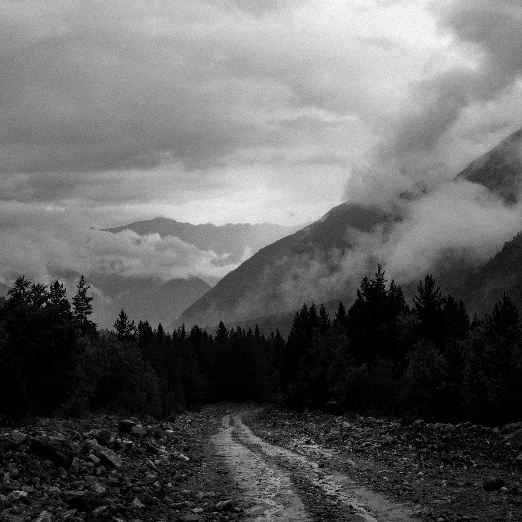
#> input picture DIP/img1.png, 522 x 522 px, given in place of img1.jpg, which was not available
$ jupyter execute experiment_09.ipynb
#> lines starting #> are read from the running program, lines starting #| are printed output that depends on the picture; pictures that were not available may be replaced by others from this repository, and a replacement may not be noted
[cell 1]
import matplotlib.pyplot as plt
import numpy as np
import cv2
import math

grayA=cv2.imread('img1.jpg')
#> grayA is the input picture: shape (522, 522, 3); mean B, G, R 98.8, 98.8, 98.8
grayB=cv2.imread('img2.jpg')
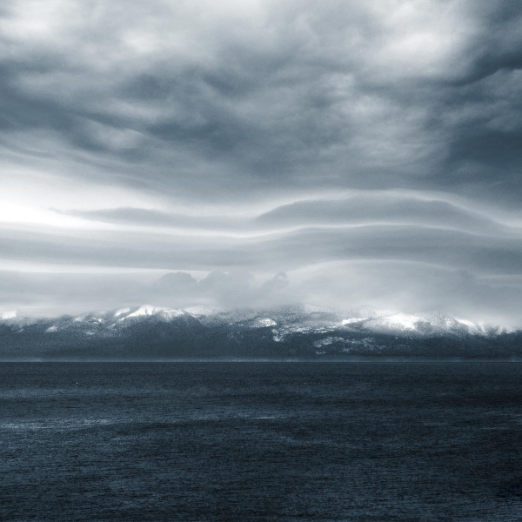
#> input picture DIP/img2.png, 522 x 522 px, given in place of img2.jpg, which was not available
#> grayB is the input picture: shape (522, 522, 3); mean B, G, R 135.4, 125.8, 113.2


f= np.fft.fft2(grayA)
fshift1 = np.fft.fftshift(f)
phase_spectrumA = np.angle(fshift1)
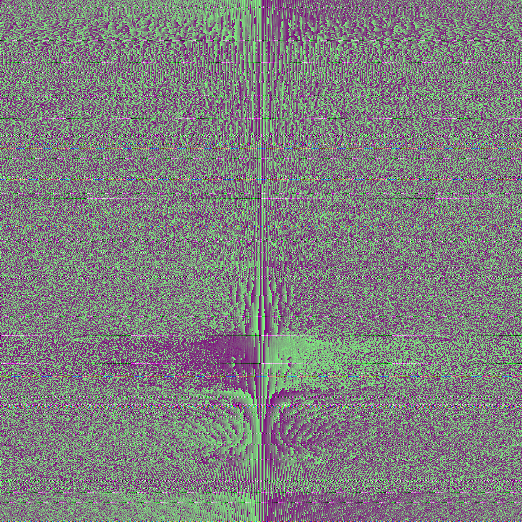
#> phase_spectrumA: shape (522, 522, 3) float64; mean of channels 0, 1, 2 0.00253, 0.000116, 0.00297; drawn with min black and max white
magnitude_spectrumA = 20*np.log(np.abs(fshift1))
#> magnitude_spectrumA: shape (522, 522, 3) float64; 59.77% of the values are NaN or infinite; the others: min -723.5, max 252.9, mean 101.5

f2 = np.fft.fft2(grayB)
fshift2 = np.fft.fftshift(f2)
phase_spectrumB = np.angle(fshift2)
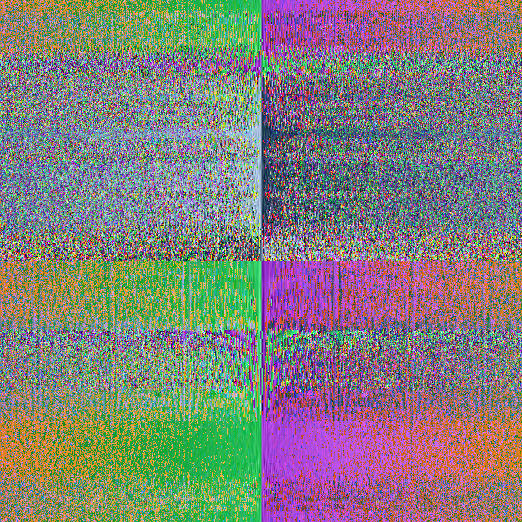
#> phase_spectrumB: shape (522, 522, 3) float64; mean of channels 0, 1, 2 -0.0738, 0.000171, 0.0738; drawn with min black and max white
magnitude_spectrumB = 20*np.log(np.abs(fshift2))
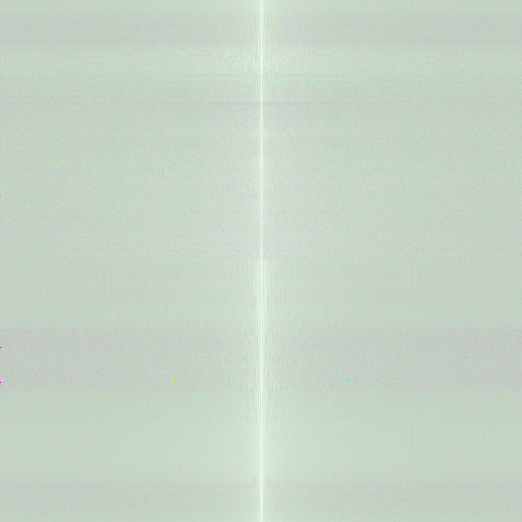
#> magnitude_spectrumB: shape (522, 522, 3) float64; mean of channels 0, 1, 2 59.2, 107.6, 59.2; drawn with min black and max white


combined1 = np.multiply(phase_spectrumA, magnitude_spectrumB)
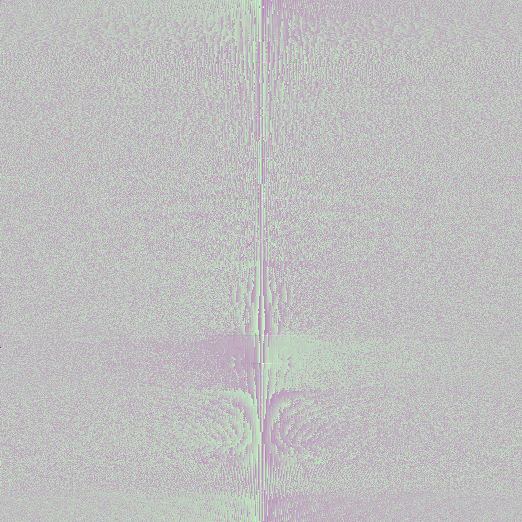
#> combined1: shape (522, 522, 3) float64; mean of channels 0, 1, 2 0.2, 0, 0.2; drawn with min black and max white
imgCombined = np.real(np.fft.ifft2(combined1))
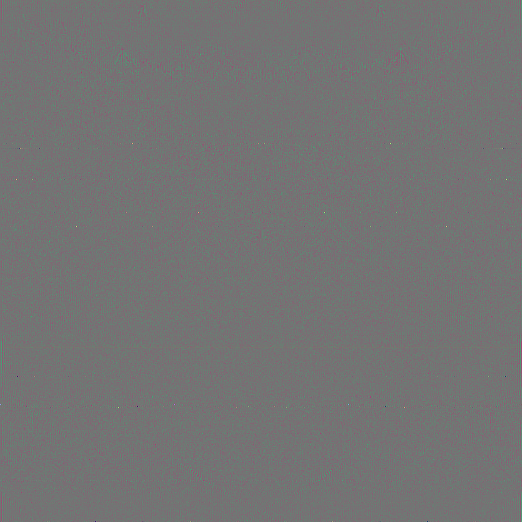
#> imgCombined: shape (522, 522, 3) float64; mean of channels 0, 1, 2 0, 0, 0; drawn with min black and max white
plt.subplot(2,2,1)
plt.imshow(imgCombined,cmap='gray')

combined2 = np.multiply(phase_spectrumB, magnitude_spectrumA)
#> combined2: shape (522, 522, 3) float64; 59.77% of the values are NaN or infinite; the others: min -650.7, max 1746.1, mean 0.0208
imgCombined2 = np.real(np.fft.ifft2(combined2))
#> imgCombined2: shape (522, 522, 3) float64; 89.66% of the values are NaN or infinite; the others: min -19.11, max 19.11, mean 0.00667
plt.subplot(2,2,1)
plt.imshow(imgCombined2,cmap='gray')

# plt.imshow(imgCombined, cmap='gray')
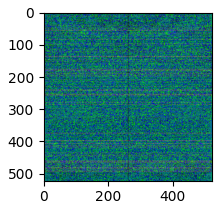
#> figure drawn by matplotlib, 1 panel
